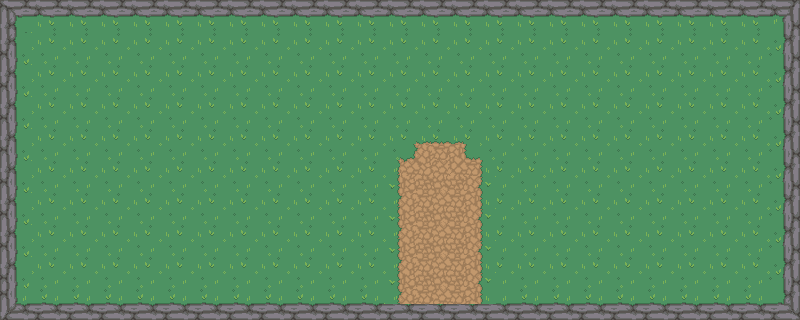

A 2D game scene composited from a Tiled map and its tileset images. What follows is a short description and the map's XML, with every tile layer's data as written:
An orthogonal 50x20 tile map with 16x16 px tiles, 1 tile layer (background) and 8 objects (5x collision, exit_zone, spawn_zone, spawn_carte_secrete).

<map version="1.10" tiledversion="1.11.0" orientation="orthogonal" renderorder="right-down" width="50" height="20" tilewidth="16" tileheight="16" infinite="0" nextlayerid="3" nextobjectid="13">
 <tileset firstgid="1" source="Nature.tsx" />
 <layer id="1" name="background" width="50" height="20">
  <data encoding="csv">
271,272,273,274,273,274,273,274,273,274,273,274,273,274,273,274,273,274,273,274,273,274,273,274,273,274,273,274,273,274,273,274,273,274,273,274,273,274,273,274,273,274,273,274,273,274,273,274,275,276,
311,312,313,314,313,314,313,314,313,314,313,314,313,314,313,314,313,314,313,314,313,314,313,314,313,314,313,314,313,314,313,314,313,314,313,314,313,314,313,314,313,314,313,314,313,314,313,314,315,316,
391,392,161,162,161,162,161,162,161,162,161,162,161,162,161,162,161,162,161,162,161,162,161,162,161,162,161,162,161,162,161,162,161,162,161,162,161,162,161,162,161,162,161,162,161,162,161,162,355,356,
351,352,201,202,201,202,201,202,201,202,201,202,201,202,201,202,201,202,201,202,201,202,201,202,201,202,201,202,201,202,201,202,201,202,201,202,201,202,201,202,201,202,201,202,201,202,201,202,395,396,
391,392,161,162,161,162,161,162,161,162,161,162,161,162,161,162,161,162,161,162,161,162,161,162,161,162,161,162,161,162,161,162,161,162,161,162,161,162,161,162,161,162,161,162,161,162,161,162,355,356,
351,352,201,202,201,202,201,202,201,202,201,202,201,202,201,202,201,202,201,202,201,202,201,202,201,202,201,202,201,202,201,202,201,202,201,202,201,202,201,202,201,202,201,202,201,202,201,202,395,396,
391,392,161,162,161,162,161,162,161,162,161,162,161,162,161,162,161,162,161,162,161,162,161,162,161,162,161,162,161,162,161,162,161,162,161,162,161,162,161,162,161,162,161,162,161,162,161,162,355,356,
351,352,201,202,201,202,201,202,201,202,201,202,201,202,201,202,201,202,201,202,201,202,201,202,201,202,201,202,201,202,201,202,201,202,201,202,201,202,201,202,201,202,201,202,201,202,201,202,395,396,
391,392,161,162,161,162,161,162,161,162,161,162,161,162,161,162,161,162,161,162,161,162,161,162,161,162,403,404,403,162,161,162,161,162,161,162,161,162,161,162,161,162,161,162,161,162,161,162,355,356,
351,352,201,202,201,202,201,202,201,202,201,202,201,202,201,202,201,202,201,202,201,202,201,202,201,405,406,444,401,402,201,202,201,202,201,202,201,202,201,202,201,202,201,202,201,202,201,202,395,396,
391,392,161,162,161,162,161,162,161,162,161,162,161,162,161,162,161,162,161,162,161,162,161,162,325,445,446,205,441,442,322,162,161,162,161,162,161,162,161,162,161,162,161,162,161,162,161,162,355,356,
351,352,201,202,201,202,201,202,201,202,201,202,201,202,201,202,201,202,201,202,201,202,201,202,365,366,166,165,166,361,362,202,201,202,201,202,201,202,201,202,201,202,201,202,201,202,201,202,395,396,
391,392,161,162,161,162,161,162,161,162,161,162,161,162,161,162,161,162,161,162,161,162,161,162,325,326,206,205,206,321,322,162,161,162,161,162,161,162,161,162,161,162,161,162,161,162,161,162,355,356,
351,352,201,202,201,202,201,202,201,202,201,202,201,202,201,202,201,202,201,202,201,202,201,202,365,366,166,165,166,361,362,202,201,202,201,202,201,202,201,202,201,202,201,202,201,202,201,202,395,396,
391,392,161,162,161,162,161,162,161,162,161,162,161,162,161,162,161,162,161,162,161,162,161,162,325,326,206,205,206,321,322,162,161,162,161,162,161,162,161,162,161,162,161,162,161,162,161,162,355,356,
351,352,201,202,201,202,201,202,201,202,201,202,201,202,201,202,201,202,201,202,201,202,201,202,365,366,166,165,166,361,362,202,201,202,201,202,201,202,201,202,201,202,201,202,201,202,201,202,395,396,
391,392,161,162,161,162,161,162,161,162,161,162,161,162,161,162,161,162,161,162,161,162,161,162,325,326,206,205,206,321,322,162,161,162,161,162,161,162,161,162,161,162,161,162,161,162,161,162,355,356,
351,352,201,202,201,202,201,202,201,202,201,202,201,202,201,202,201,202,201,202,201,202,201,202,365,366,166,165,166,361,362,202,201,202,201,202,201,202,201,202,201,202,201,202,201,202,201,202,395,396,
431,432,433,434,433,434,433,434,433,434,433,434,433,434,433,434,433,434,433,434,433,434,433,434,325,326,206,205,206,321,322,434,433,434,433,434,433,434,433,434,433,434,433,434,433,434,433,434,435,436,
471,472,473,474,473,474,473,474,473,474,473,474,473,474,473,474,473,474,473,474,473,474,473,474,473,474,473,474,473,474,473,474,473,474,473,474,473,474,473,474,473,474,473,474,473,474,473,474,475,476
</data>
 </layer>
 <objectgroup id="2" name="objects">
  <object id="1" type="collision" x="-12" y="-5.33333" width="29.3333" height="384.667" visible="0" />
  <object id="3" type="collision" x="783.333" y="-27.3333" width="35.3333" height="378.667" />
  <object id="4" type="collision" x="-56" y="-62" width="928" height="82" />
  <object id="5" type="collision" x="-76" y="304" width="966" height="66" />
  <object id="7" type="collision" x="-84" y="-158" width="98" height="580" />
  <object id="9" name="exit_zone" x="398" y="271" width="81" height="59" />
  <object id="10" name="spawn_zone" x="541.667" y="237">
   <point />
  </object>
  <object id="12" name="spawn_carte_secrete" x="174" y="155.333">
   <point />
  </object>
 </objectgroup>
</map>
